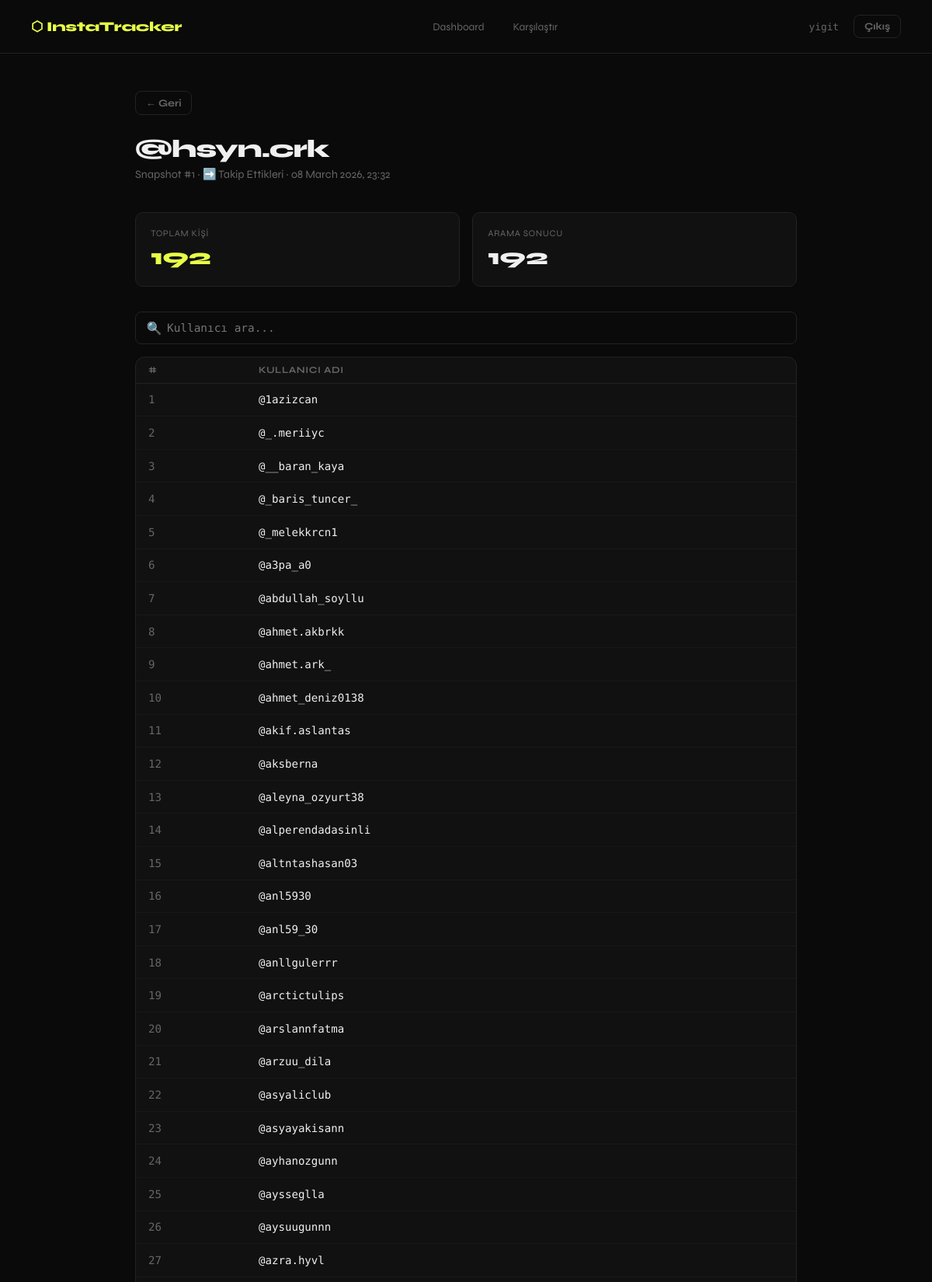
The app's page /snapshot/1 (signed in, upper part) with its own data.
### models.py (models this page shows, shortened)
class User(UserMixin, db.Model):
    __tablename__ = "users"
    id = db.Column(db.Integer, primary_key=True)
    username = db.Column(db.String(80), unique=True, nullable=False)
    email = db.Column(db.String(120), unique=True, nullable=False)
    password_hash = db.Column(db.String(256), nullable=False)
    created_at = db.Column(db.DateTime, default=now_tr)
    snapshots = db.relationship("Snapshot", backref="owner", lazy=True, cascade="all, delete-orphan")

class Snapshot(db.Model):
    __tablename__ = "snapshots"
    id = db.Column(db.Integer, primary_key=True)
    user_id = db.Column(db.Integer, db.ForeignKey("users.id"), nullable=False)
    target_instagram = db.Column(db.String(100), nullable=False)
    scrape_type = db.Column(db.String(20), nullable=False, default="following")
    taken_at = db.Column(db.DateTime, default=now_tr)
    followers = db.relationship("Follower", backref="snapshot", lazy=True, cascade="all, delete-orphan")

class Follower(db.Model):
    __tablename__ = "followers"
    id = db.Column(db.Integer, primary_key=True)
    snapshot_id = db.Column(db.Integer, db.ForeignKey("snapshots.id"), nullable=False)
    instagram_username = db.Column(db.String(100), nullable=False)

### app.py (the view)
@app.route("/snapshot/<int:snapshot_id>")
@login_required
def snapshot_detail(snapshot_id):
    snapshot = Snapshot.query.filter_by(id=snapshot_id, user_id=current_user.id).first_or_404()
    return render_template("snapshot.html", snapshot=snapshot)

### app.py (called while the page is built)
@login_manager.user_loader
def load_user(user_id):
    return User.query.get(int(user_id))

### templates/snapshot.html (shortened to what this page needs)
{% extends "base.html" %}
{% block content %}
<div class="flex" style="margin-bottom:1.5rem;">
    <a href="{{ url_for('dashboard') }}" class="btn btn-ghost" style="padding:0.4rem 0.8rem;font-size:0.82rem;">← Geri</a>
</div>
<h1>@{{ snapshot.target_instagram }}</h1>
<p class="subtitle">
    Snapshot #{{ snapshot.id }} ·
    {% if snapshot.scrape_type == 'followers' %}⬅️ Takipçiler{% else %}➡️ Takip Ettikleri{% endif %} ·
    {{ snapshot.taken_at.strftime('%d %B %Y, %H:%M') }}
</p>
<div class="stats">
    <div class="stat-box">
        <div class="stat-label">Toplam Kişi</div>
        <div class="stat-value yellow">{{ snapshot.followers|length }}</div>
    </div>
    <div class="stat-box">
        <div class="stat-label">Arama Sonucu</div>
        <div class="stat-value" id="filteredCount">{{ snapshot.followers|length }}</div>
    </div>
</div>
<div style="margin-bottom:1rem;position:relative;">
    <input
        type="text"
        id="searchInput"
        placeholder="Kullanıcı ara..."
        style="padding-left:2.5rem;"
        oninput="filterTable(this.value)"
        autofocus
    >
    <span style="position:absolute;left:0.9rem;top:50%;transform:translateY(-50%);color:var(--muted);pointer-events:none;">🔍</span>
</div>
<div class="card" style="padding:0">
    <div class="table-wrap">
        <table id="userTable">
            <thead>
                <tr><th>#</th><th>Kullanıcı Adı</th></tr>
            </thead>
            <tbody id="tableBody">
                {% for f in snapshot.followers %}
                <tr data-username="{{ f.instagram_username }}">
                    <td class="text-muted seq">{{ loop.index }}</td>
                    <td class="mono">
                        <a href="https://instagram.com/{{ f.instagram_username }}" target="_blank"
                           style="color:var(--text);text-decoration:none;">
                            @{{ f.instagram_username }}
                        </a>
                    </td>
                </tr>
                {% endfor %}
            </tbody>
        </table>
    </div>
</div>
{% endblock %}

### templates/base.html (shortened to what this page needs)
<!DOCTYPE html>
<html lang="tr">
<head>
</head>
<body>
{% if current_user.is_authenticated %}
<nav>
    <a class="nav-logo" href="{{ url_for('dashboard') }}">⬡ InstaTracker</a>
    <div class="nav-links">
        <a href="{{ url_for('dashboard') }}" {% if request.endpoint == 'dashboard' %}class="active"{% endif %}>Dashboard</a>
        <a href="{{ url_for('compare') }}" {% if request.endpoint == 'compare' %}class="active"{% endif %}>Karşılaştır</a>
    </div>
    <div class="flex" style="gap:1.2rem">
        <span class="nav-user">{{ current_user.username }}</span>
        <a href="{{ url_for('auth_logout') }}" class="btn btn-ghost" style="padding:0.35rem 0.8rem;font-size:0.8rem;">Çıkış</a>
    </div>
</nav>
{% endif %}
<main>
    {% block content %}{% endblock %}
</main>
</body>
</html>

### templates/base.html (style rules this page uses)
*, *::before, *::after { box-sizing: border-box; margin: 0; padding: 0; }
:root { --bg: #0a0a0a; --surface: #111111; --border: #222222; --accent: #e8ff47; --accent-dim: #b8cc30; --text: #f0f0f0; --muted: #666; --danger: #ff4d4d; --success: #47ff8a; }
body { background: var(--bg); color: var(--text); font-family: 'Syne', sans-serif; min-height: 100vh; }
nav { display: flex; align-items: center; justify-content: space-between; padding: 1.2rem 2.5rem; border-bottom: 1px solid var(--border); position: sticky; top: 0; background: var(--bg); z-index: 100; }
.nav-logo { font-size: 1.1rem; font-weight: 800; letter-spacing: -0.02em; color: var(--accent); text-decoration: none; }
.nav-links { display: flex; gap: 0.5rem; align-items: center; }
.nav-links a { color: var(--muted); text-decoration: none; font-size: 0.85rem; padding: 0.4rem 0.9rem; border-radius: 6px; transition: color 0.2s, background 0.2s; }
.nav-user { font-size: 0.8rem; color: var(--muted); font-family: 'DM Mono', monospace; }
main { max-width: 900px; margin: 0 auto; padding: 3rem 1.5rem; }
h1 { font-size: 2rem; font-weight: 800; letter-spacing: -0.03em; margin-bottom: 0.3rem; }
.subtitle { color: var(--muted); font-size: 0.9rem; margin-bottom: 2.5rem; }
.card { background: var(--surface); border: 1px solid var(--border); border-radius: 12px; padding: 1.8rem; margin-bottom: 1.2rem; }
input[type="text"], input[type="email"], input[type="password"], select { width: 100%; background: var(--bg); border: 1px solid var(--border); color: var(--text); padding: 0.75rem 1rem; border-radius: 8px; font-family: 'DM Mono', monospace; font-size: 0.9rem; transition: border-color 0.2s; outline: none; }
.btn { display: inline-flex; align-items: center; gap: 0.5rem; padding: 0.75rem 1.5rem; border-radius: 8px; font-family: 'Syne', sans-serif; font-weight: 700; font-size: 0.9rem; cursor: pointer; border: none; text-decoration: none; transition: opacity 0.2s, transform 0.1s; }
.btn-ghost { background: transparent; color: var(--muted); border: 1px solid var(--border); }
.table-wrap { overflow-x: auto; }
table { width: 100%; border-collapse: collapse; font-size: 0.88rem; }
th { text-align: left; padding: 0.6rem 1rem; color: var(--muted); font-size: 0.75rem; text-transform: uppercase; letter-spacing: 0.05em; border-bottom: 1px solid var(--border); }
td { padding: 0.8rem 1rem; border-bottom: 1px solid #181818; font-family: 'DM Mono', monospace; }
.stats { display: grid; grid-template-columns: repeat(auto-fit, minmax(140px, 1fr)); gap: 1rem; margin-bottom: 2rem; }
.stat-box { background: var(--surface); border: 1px solid var(--border); border-radius: 10px; padding: 1.2rem; }
.stat-label { font-size: 0.72rem; color: var(--muted); text-transform: uppercase; letter-spacing: 0.06em; margin-bottom: 0.4rem; }
.stat-value { font-size: 1.8rem; font-weight: 800; }
.stat-value.yellow { color: var(--accent); }
.mono { font-family: 'DM Mono', monospace; }
.text-muted { color: var(--muted); }
.flex { display: flex; align-items: center; gap: 1rem; }

### records on screen
User: username "yigit"
Snapshot: target_instagram "hsyn.crk", id "1", taken_at "08 March 2026, 23:32"
Follower: instagram_username "1azizcan"
Follower: instagram_username "_.meriiyc"
Follower: instagram_username "__baran_kaya"
Follower: instagram_username "_baris_tuncer_"
Follower: instagram_username "_melekkrcn1"
Follower: instagram_username "a3pa_a0"
Follower: instagram_username "abdullah_soyllu"
Follower: instagram_username "ahmet.akbrkk"
Follower: instagram_username "ahmet.ark_"
Follower: instagram_username "ahmet_deniz0138"
Follower: instagram_username "akif.aslantas"
Follower: instagram_username "aksberna"
Follower: instagram_username "aleyna_ozyurt38"
Follower: instagram_username "alperendadasinli"
Follower: instagram_username "altntashasan03"
Follower: instagram_username "anl5930"
Follower: instagram_username "anl59_30"
Follower: instagram_username "anllgulerrr"
Follower: instagram_username "arctictulips"
Follower: instagram_username "arslannfatma"
Follower: instagram_username "arzuu_dila"
Follower: instagram_username "asyaliclub"
Follower: instagram_username "asyayakisann"
Follower: instagram_username "ayhanozgunn"
Follower: instagram_username "aysseglla"
Follower: instagram_username "aysuugunnn"
Follower: instagram_username "azra.hyvl"

### other values on screen
{{ snapshot.followers|length }} "192"
